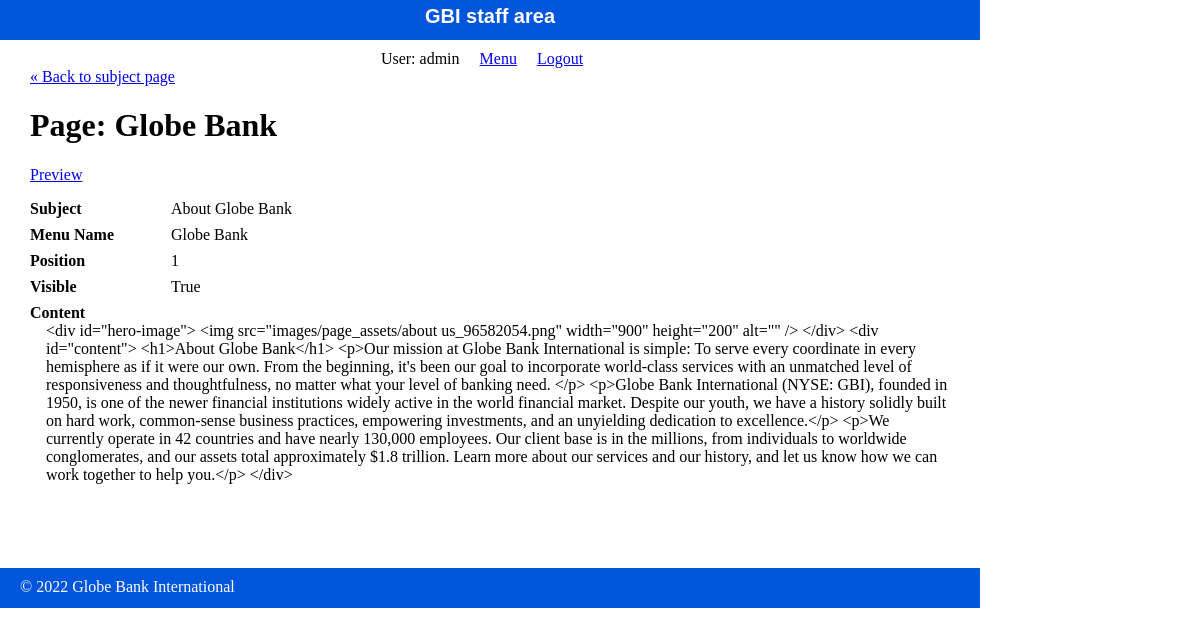
Page /staff/pages/show.php?id=1 (signed in) on the committed database.
### tables this page shows
CREATE TABLE `pages` (
  `id` int(11) NOT NULL,
  `subject_id` int(11) DEFAULT NULL,
  `menu_name` varchar(255) DEFAULT NULL,
  `position` int(3) DEFAULT NULL,
  `visible` tinyint(1) DEFAULT NULL,
  `content` text DEFAULT NULL
);

CREATE TABLE `subjects` (
  `id` int(11) NOT NULL,
  `menu_name` varchar(255) DEFAULT NULL,
  `position` int(3) DEFAULT NULL,
  `visible` tinyint(1) DEFAULT NULL
);

### private/database.php (called while the page is built, shortened)
<?php
function db_escape($db,$string){
  return mysqli_real_escape_string($db,$string);
}
?>

### private/query_functions.php (called while the page is built, shortened)
<?php
function get_subject_by_id($id, $options = []){
  global $db;
  $visible = $options['visible'] ?? false;
  $sql = "SELECT * FROM subjects ";
  $sql .= "WHERE id='" . db_escape($db,$id) . "'";
  $result = mysqli_query($db, $sql);
  $subject = mysqli_fetch_assoc($result);
  return $subject;
 }
function get_page_by_id($id, $options = []){
  global $db;
  $visible = $options['visible'] ?? false;
  $sql = "SELECT * FROM pages ";
  $sql .= "WHERE id='" . db_escape($db,$id) . "'";
  $sql .= " LIMIT 1";
  $result_set = mysqli_query($db,$sql);
  $page = mysqli_fetch_assoc($result_set);
  return $page;
 }
?>

### private/functions.php (called while the page is built, shortened)
<?php
function url_for($script_path) {
  if($script_path[0] != '/') {
    $script_path = "/" . $script_path;
  }
  return WWW_ROOT . $script_path;
}
function u($string){
  return urlencode($string);
}
function h($string){
  return htmlspecialchars($string);
}
?>

### public/staff/pages/show.php (the view, shortened to what this page needs)
<?php
$id = $_GET['id'] ?? '1';
$page = get_page_by_id($id);
?>
<?php
    $subject = get_subject_by_id($page['subject_id']);
?>
<?php include(SHARED_PATH . '/staff_header.php'); ?>
<div id="content">
  <a class="back-link" href="<?php echo url_for('staff/subjects/show.php?id=' . h(u($subject['id']))) ?>">&laquo; Back to subject page</a>
  <div class="page show">
    <h1>Page: <?php echo h($page['menu_name']) ?></h1>
    <div class="actions">
    <a class="action" target="_blank" href="<?php echo url_for('index.php?id='. h(u($page['id']))) . '&preview=true'?>">Preview</a>
    </div>
    <dl>
      <dt>Subject</dt>
      <dd>
        <?php echo h($subject['menu_name']); ?>
      </dd>
    </dl>
    <dl>
        <dt>Menu Name</dt>
        <dd><?php echo h($page['menu_name']) ?></dd>
      </dl>
      <dl>
        <dt>Position</dt>
        <dd><?php echo h($page['position']) ?></dd>
      </dl>
      <dl>
        <dt>Visible</dt>
        <dd><?php echo $page['visible'] === '1' ? 'True' : 'False' ?></dd>
      </dl>
      <dl>
        <dt>Content</dt>
        <dd><?php echo h($page['content']) ?></dd>
      </dl>
  </div>
</div>
<?php include(SHARED_PATH . '/staff_footer.php');

### public/stylesheets/staff.css (style rules this page uses)
html { height: 100%; width: 100%; }
body { height: 90vh; width: 100%; margin: 0; padding: 0; }
#content { width: 920px; min-height: 500px; padding: 0 30px; }
.actions { margin-bottom: 1em; }
dl { clear: both; overflow: hidden; margin: 0.5em 0; }
dt { float: left; font-weight: bold; width: 125px; }
dd { float: left; margin-left: 1em; }

### rows in the picture
pages: menu_name "Globe Bank", position "1", content "<div id=\"hero-image\"> <img src=\"images/page_assets/about us_96582054.png\" width=\"900\" height=\"200\" alt=\"\" /> </div> <div id=\"content\"> <h1>About Globe Bank</h1> <p>Our mission at Globe Bank International is simple: To serve every coordinate in every hemisphere as if it were our own. From the beginning, it's been our goal to incorporate world-class services with an unmatched level of responsiveness and thoughtfulness, no matter what your level of banking need. </p> <p>Globe Bank International (NYSE: GBI), founded in 1950, is one of the newer financial institutions widely active in the world financial market. Despite our youth, we have a history solidly built on hard work, common-sense…"
subjects: menu_name "About Globe Bank"

### other values in the picture
$_SESSION['username'] "admin"
